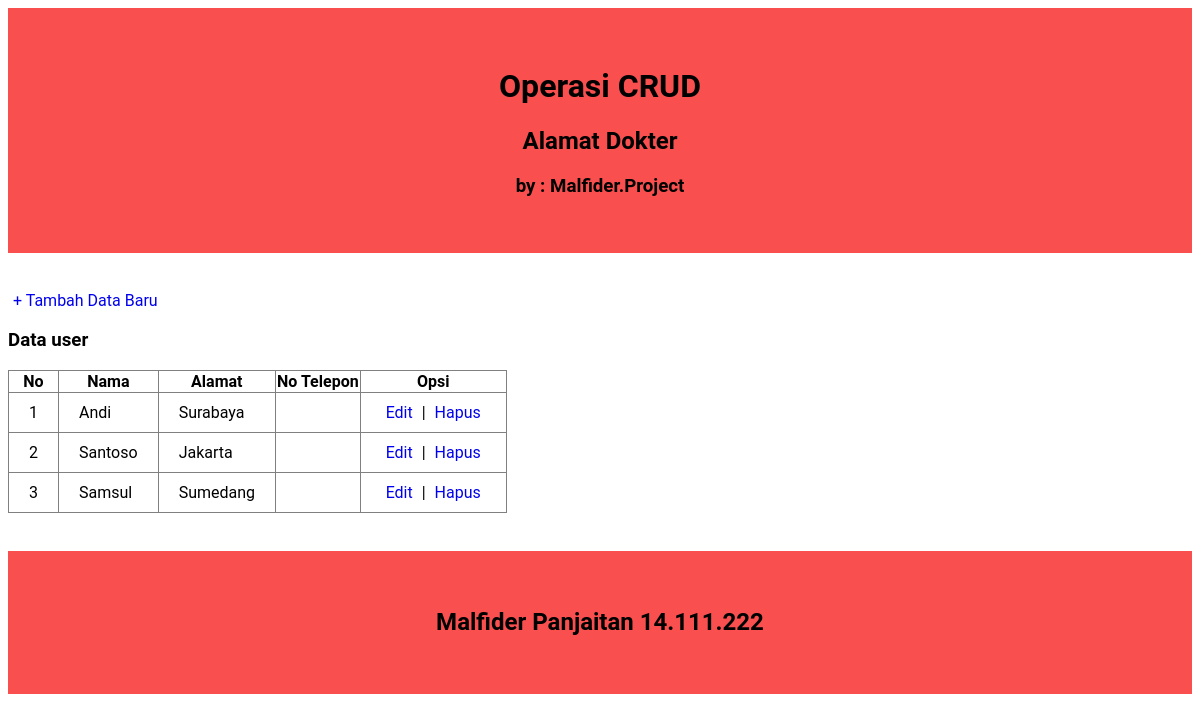
Before: / with the older database file.
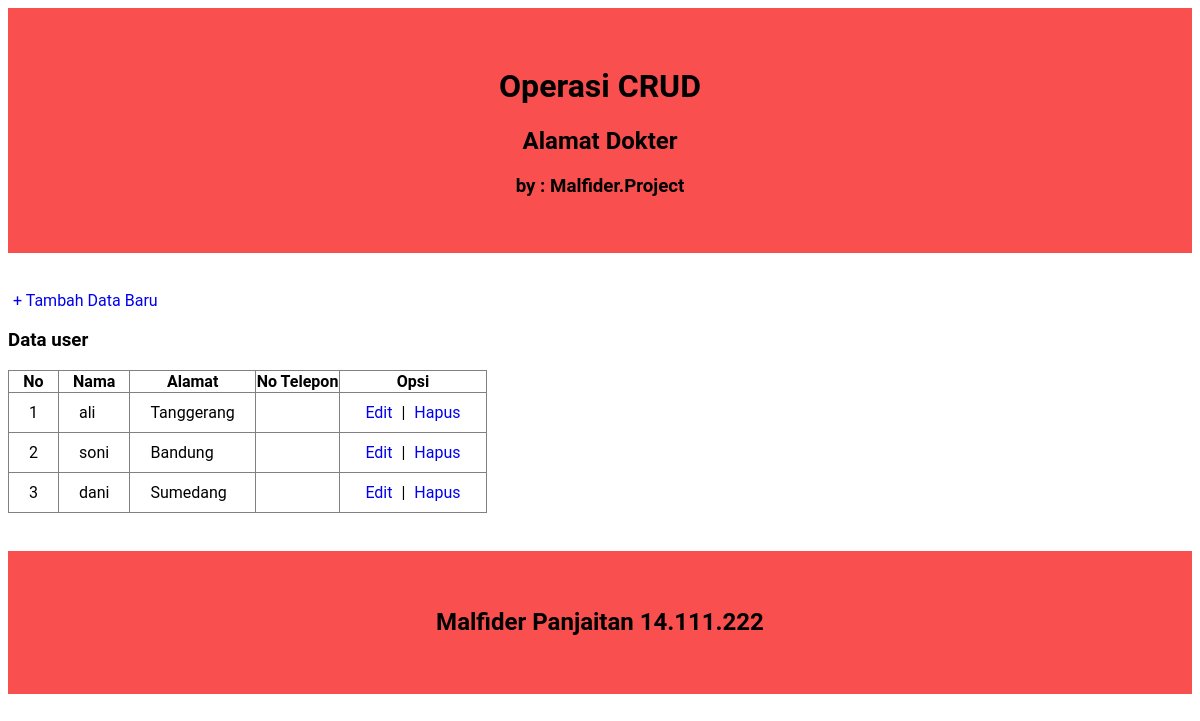
After: the same page with the newer database file.
### tables this page shows
CREATE TABLE IF NOT EXISTS `user` (
  `id` int(11) NOT NULL AUTO_INCREMENT,
  `nama` varchar(50) NOT NULL,
  `alamat` text NOT NULL,
  `pekerjaan` varchar(50) NOT NULL,
  PRIMARY KEY (`id`)
);

### index.php (the view, shortened to what this page needs)
<!DOCTYPE html>
<html>
<head>
	<link rel="stylesheet" type="text/css" href="style.css">
</head>
<body>
	<div class="judul">
		<h1>Operasi CRUD</h1>
		<h2>Alamat Dokter</h2>
		<h3>by : Malfider.Project</h3>
	</div>
	<br/>
	<br/>
	<a class="tombol" href="tambah.php">+ Tambah Data Baru</a>
	<h3>Data user</h3>
	<table border="1" class="table">
		<tr>
			<th>No</th>
			<th>Nama</th>
			<th>Alamat</th>
			<th>No Telepon</th>
			<th>Opsi</th>
		</tr>
		<?php
		$query_mysql = mysql_query("SELECT * FROM user")or die(mysql_error());
		$nomor = 1;
		while($data = mysql_fetch_array($query_mysql)){
		?>
		<tr>
			<td><?php echo $nomor++; ?></td>
			<td><?php echo $data['nama']; ?></td>
			<td><?php echo $data['alamat']; ?></td>
			<td><?php echo $data['no_telp']; ?></td>
			<td>
				<a href="edit.php?id=<?php echo $data['id']; ?>">Edit</a> |
				<a href="hapus.php?id=<?php echo $data['id']; ?>">Hapus</a>
			</td>
		</tr>
		<?php } ?>
	</table>
	<br></br>
<div class="footer">
<h2>Malfider Panjaitan 14.111.222</h2>
</div>
</body>
</html>

### style.css (style rules this page uses)
body { font-family: 'roboto'; color: #000; }
.judul { padding: 1cm; color: black; background-color: #fa4f4f; clear: left; text-align: center; }
.footer { padding: 1cm; color: black; background-color: #fa4f4f; clear: left; text-align: center; }
a { padding: 5px; text-decoration: none; }
.table { border-collapse: collapse; }
table.table th th , table.table tr td { padding: 10px 20px ; }

Changed rows visible on the page:
removed user: nama "Santoso", alamat "Jakarta"
changed user: nama "Andi" → "ali"; alamat "Surabaya" → "Tanggerang"
added user: nama "soni", alamat "Bandung"
changed user "Sumedang": nama "Samsul" → "dani"
